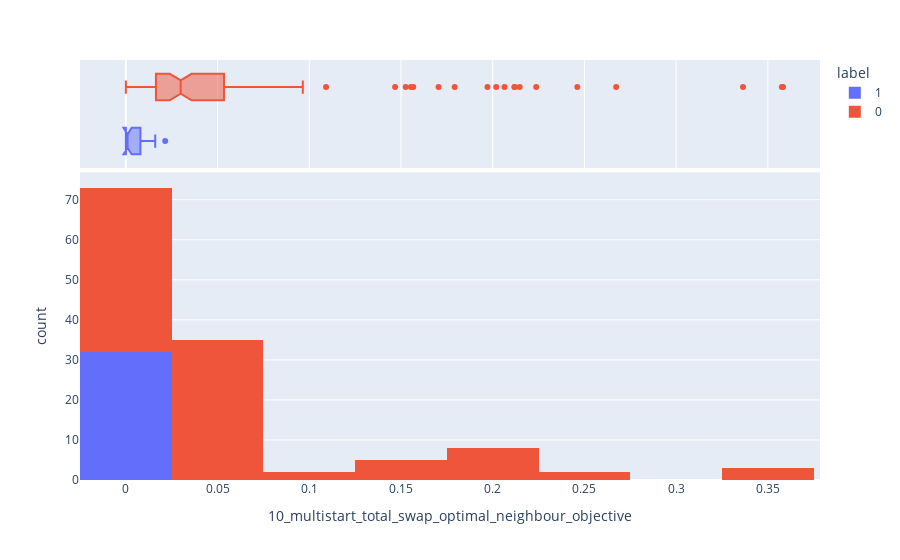

Notebook code cell kept with this figure:
### Code cell
# px.box(restricted_df, x="label", y="10_multistart_total_swap_optimal_neighbour_objective")
px.histogram(data, color="label", x="10_multistart_total_swap_optimal_neighbour_objective", marginal='box')

### Figure 1 — Plotly figure (JSON) as saved in the notebook; plotly's stock layout.template omitted (floating-point values rounded to 4 significant figures)
{"data": [{"alignmentgroup": "True", "bingroup": "x", "hovertemplate": "label=1<br>10_multistart_total_swap_optimal_neighbour_objective=%{x}<br>count=%{y}<extra></extra>", "legendgroup": "1", "marker": {"color": "#636efa", "pattern": {"shape": ""}}, "name": "1", "offsetgroup": "1", "orientation": "v", "showlegend": true, "type": "histogram", "x": [0.002624, 0, 0.01373, 0.01094, 0.003165, 0.02145, 0, 0.008748, 0.01248, 0, 0.006346, 0.01601, 3.48e-05, 0.0001851, 0, 0.0002245, 0.0001629, 0, 0.0001176, 0.0003783, 0.01453, 0.007495, 0.002461, 0.001504, 0.006473, 0, 0, 0.008219, 0, 0, 0.007694, 0], "xaxis": "x", "yaxis": "y"}, {"alignmentgroup": "True", "hovertemplate": "label=1<br>10_multistart_total_swap_optimal_neighbour_objective=%{x}<extra></extra>", "legendgroup": "1", "marker": {"color": "#636efa"}, "name": "1", "notched": true, "offsetgroup": "1", "showlegend": false, "type": "box", "x": [0.002624, 0, 0.01373, 0.01094, 0.003165, 0.02145, 0, 0.008748, 0.01248, 0, 0.006346, 0.01601, 3.48e-05, 0.0001851, 0, 0.0002245, 0.0001629, 0, 0.0001176, 0.0003783, 0.01453, 0.007495, 0.002461, 0.001504, 0.006473, 0, 0, 0.008219, 0, 0, 0.007694, 0], "xaxis": "x2", "yaxis": "y2"}, {"alignmentgroup": "True", "bingroup": "x", "hovertemplate": "label=0<br>10_multistart_total_swap_optimal_neighbour_objective=%{x}<br>count=%{y}<extra></extra>", "legendgroup": "0", "marker": {"color": "#EF553B", "pattern": {"shape": ""}}, "name": "0", "offsetgroup": "0", "orientation": "v", "showlegend": true, "type": "histogram", "x": [0.05484, 0.01564, 0.05166, 0.3365, 0.1972, 0, 0.03071, 0.01242, 0.02973, 0.1091, 0.1705, 0.09648, 0.02145, 0, 0.02322, 0.2237, 0.03441, 0.1468, 0.212, 0.02783, 0.1526, 0.0326, 0.1793, 0.03251, 0.03323, 0.05695, 0.05636, 0.01384, 0.03074, 0.2461, 0.04954, 0.01567, 0.0191, 0.02078, 0.03695, 0.02617, 0.01978, 0.2064, 0.02802, 0.01739, 0, 0.1567, 0.0107, 0.01972, 0.01471, 0.01842, 0.3583, 0.04186, 0.03169, 0, 0.006928, 0.0611, 0.01461, 0.01993, 0.01719, 0.008789, 0.01716, 0.1554, 0.01078, 0.03205, 0.0423, 0.05217, 0.04567, 0.03005, 0.03005, 0.0258, 0.04886, 0.02369, 0.0173, 0.01946, 0.01165, 0.01066, 0.01852, 0.03588, 0, 0.01773, 0.005006, 0, 0.2118, 0.01441, 0.0385, 0.02525, 0, 0.04209, 0.02815, 0.2673, 0.03178, 0.3577, 0.2019, 0.04886, 0.03281, 0.0249, 0.2147, 0.001376, 0, 0.009204], "xaxis": "x", "yaxis": "y"}, {"alignmentgroup": "True", "hovertemplate": "label=0<br>10_multistart_total_swap_optimal_neighbour_objective=%{x}<extra></extra>", "legendgroup": "0", "marker": {"color": "#EF553B"}, "name": "0", "notched": true, "offsetgroup": "0", "showlegend": false, "type": "box", "x": [0.05484, 0.01564, 0.05166, 0.3365, 0.1972, 0, 0.03071, 0.01242, 0.02973, 0.1091, 0.1705, 0.09648, 0.02145, 0, 0.02322, 0.2237, 0.03441, 0.1468, 0.212, 0.02783, 0.1526, 0.0326, 0.1793, 0.03251, 0.03323, 0.05695, 0.05636, 0.01384, 0.03074, 0.2461, 0.04954, 0.01567, 0.0191, 0.02078, 0.03695, 0.02617, 0.01978, 0.2064, 0.02802, 0.01739, 0, 0.1567, 0.0107, 0.01972, 0.01471, 0.01842, 0.3583, 0.04186, 0.03169, 0, 0.006928, 0.0611, 0.01461, 0.01993, 0.01719, 0.008789, 0.01716, 0.1554, 0.01078, 0.03205, 0.0423, 0.05217, 0.04567, 0.03005, 0.03005, 0.0258, 0.04886, 0.02369, 0.0173, 0.01946, 0.01165, 0.01066, 0.01852, 0.03588, 0, 0.01773, 0.005006, 0, 0.2118, 0.01441, 0.0385, 0.02525, 0, 0.04209, 0.02815, 0.2673, 0.03178, 0.3577, 0.2019, 0.04886, 0.03281, 0.0249, 0.2147, 0.001376, 0, 0.009204], "xaxis": "x2", "yaxis": "y2"}], "layout": {"barmode": "relative", "legend": {"title": {"text": "label"}, "tracegroupgap": 0}, "margin": {"t": 60}, "xaxis": {"anchor": "y", "domain": [0, 1], "title": {"text": "10_multistart_total_swap_optimal_neighbour_objective"}}, "xaxis2": {"anchor": "y2", "domain": [0, 1], "matches": "x", "showgrid": true, "showticklabels": false}, "yaxis": {"anchor": "x", "domain": [0, 0.7326], "title": {"text": "count"}}, "yaxis2": {"anchor": "x2", "domain": [0.7426, 1], "matches": "y2", "showgrid": false, "showline": false, "showticklabels": false, "ticks": ""}}}
